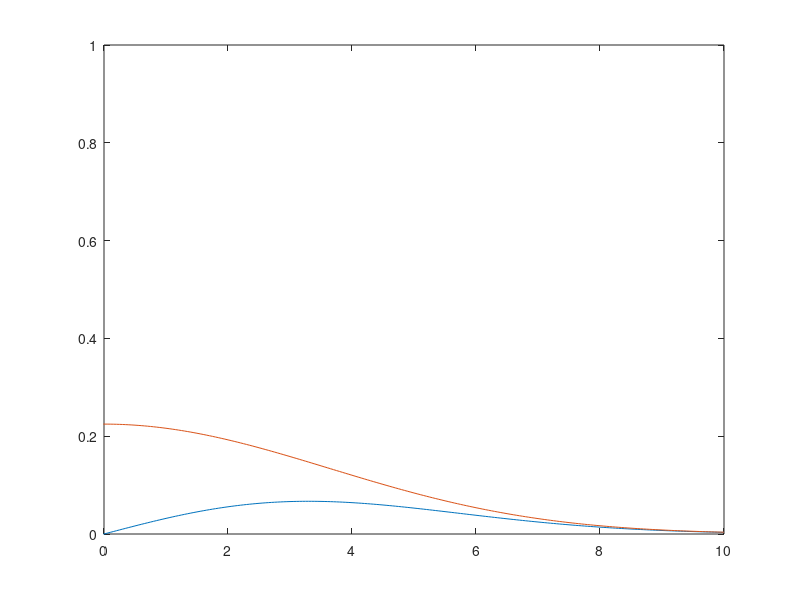

This figure's MATLAB source:


%                            program heat2
%
%     This program computes the solution of the heat equation 
%   u_t - ku_xx = 0 on the half line x > 0  with either Dirichlet
%   condition at x = 0 ( u(0,t) = 0) or Neumann condition at x = 0
%   ( u_x(0,t) = 0 ). The initial data is a step function 
%   f(x) = 1 for 1 < x < 2 and zero elsewhere.  The solution is 
%   written in terms of the error function.
%       At run time the use must enter the time t of the snapshot,
%   snap1. The solutions of both problems are plotted together on 
%   0 < x < 10.

disp('  ')
t = input('enter the value of t  ')
denom = sqrt(4.0*t);

x = -10:.05:10;

m = length(x);

x1 = x(1:1:220);
x2 = x(221:1:241);
x3 = x(242:1:401);

m1=  length(x1);
m2 = length(x2);
m3 = length(x3);

u1 = .5*( erf((2-x1)/denom) - erf((1-x1)/denom) );

u2 = .5*( erf((2-x2)/denom) + erf((x2-1)/denom) );

u3 = .5*( erf((x3-1)/denom) - erf((x3-2)/denom) );

u = [u1,u2,u3];

uflip = u(m:-1:1);

dirch = u - uflip;

neumann = u + uflip;

plot(x,dirch, x,neumann) 
axis([0 10 0 1])
